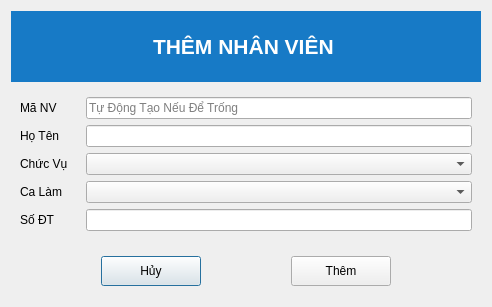
<?xml version="1.0" encoding="UTF-8"?>
<ui version="4.0">
 <class>Dialog</class>
 <widget class="QDialog" name="Dialog">
  <property name="geometry">
   <rect>
    <x>0</x>
    <y>0</y>
    <width>492</width>
    <height>307</height>
   </rect>
  </property>
  <property name="windowTitle">
   <string>Dialog</string>
  </property>
  <layout class="QVBoxLayout" name="verticalLayout">
   <item>
    <widget class="QWidget" name="widget" native="true">
     <property name="maximumSize">
      <size>
       <width>16777215</width>
       <height>80</height>
      </size>
     </property>
     <layout class="QGridLayout" name="gridLayout">
      <property name="leftMargin">
       <number>0</number>
      </property>
      <property name="topMargin">
       <number>0</number>
      </property>
      <property name="rightMargin">
       <number>0</number>
      </property>
      <property name="bottomMargin">
       <number>0</number>
      </property>
      <property name="spacing">
       <number>0</number>
      </property>
      <item row="0" column="0">
       <widget class="QWidget" name="widget_4" native="true">
        <property name="minimumSize">
         <size>
          <width>0</width>
          <height>60</height>
         </size>
        </property>
        <property name="maximumSize">
         <size>
          <width>16777215</width>
          <height>100</height>
         </size>
        </property>
        <property name="styleSheet">
         <string notr="true">QWidget {
    background-color: #177ac6;  /* Màu nền xanh */
}
</string>
        </property>
        <layout class="QHBoxLayout" name="horizontalLayout_3">
         <property name="spacing">
          <number>0</number>
         </property>
         <property name="leftMargin">
          <number>0</number>
         </property>
         <property name="topMargin">
          <number>0</number>
         </property>
         <property name="rightMargin">
          <number>0</number>
         </property>
         <property name="bottomMargin">
          <number>0</number>
         </property>
         <item>
          <spacer name="horizontalSpacer_6">
           <property name="orientation">
            <enum>Qt::Horizontal</enum>
           </property>
           <property name="sizeHint" stdset="0">
            <size>
             <width>90</width>
             <height>20</height>
            </size>
           </property>
          </spacer>
         </item>
         <item>
          <widget class="QLabel" name="label_2">
           <property name="font">
            <font>
             <family>Segoe UI</family>
             <pointsize>16</pointsize>
             <weight>75</weight>
             <bold>true</bold>
            </font>
           </property>
           <property name="styleSheet">
            <string notr="true">QLabel {
    color: white;  /* Màu chữ trắng */
}
</string>
           </property>
           <property name="text">
            <string>THÊM NHÂN VIÊN </string>
           </property>
          </widget>
         </item>
         <item>
          <spacer name="horizontalSpacer_7">
           <property name="orientation">
            <enum>Qt::Horizontal</enum>
           </property>
           <property name="sizeHint" stdset="0">
            <size>
             <width>91</width>
             <height>20</height>
            </size>
           </property>
          </spacer>
         </item>
        </layout>
       </widget>
      </item>
     </layout>
    </widget>
   </item>
   <item>
    <widget class="QWidget" name="widget_2" native="true">
     <layout class="QHBoxLayout" name="horizontalLayout">
      <property name="spacing">
       <number>0</number>
      </property>
      <property name="leftMargin">
       <number>0</number>
      </property>
      <property name="topMargin">
       <number>0</number>
      </property>
      <property name="rightMargin">
       <number>0</number>
      </property>
      <property name="bottomMargin">
       <number>0</number>
      </property>
      <item>
       <widget class="QWidget" name="widget_5" native="true">
        <layout class="QVBoxLayout" name="verticalLayout_2">
         <item>
          <widget class="QLabel" name="label_6">
           <property name="text">
            <string>Mã NV</string>
           </property>
          </widget>
         </item>
         <item>
          <widget class="QLabel" name="label_3">
           <property name="text">
            <string>Họ Tên</string>
           </property>
          </widget>
         </item>
         <item>
          <widget class="QLabel" name="label_4">
           <property name="text">
            <string>Chức Vụ</string>
           </property>
          </widget>
         </item>
         <item>
          <widget class="QLabel" name="label_5">
           <property name="text">
            <string>Ca Làm</string>
           </property>
          </widget>
         </item>
         <item>
          <widget class="QLabel" name="label_7">
           <property name="text">
            <string>Số ĐT</string>
           </property>
          </widget>
         </item>
        </layout>
       </widget>
      </item>
      <item>
       <widget class="QWidget" name="widget_6" native="true">
        <layout class="QVBoxLayout" name="verticalLayout_3">
         <item>
          <widget class="QLineEdit" name="manv_input">
           <property name="placeholderText">
            <string>Tự Động Tạo Nếu Để Trống</string>
           </property>
          </widget>
         </item>
         <item>
          <widget class="QLineEdit" name="namenv_input"/>
         </item>
         <item>
          <widget class="QComboBox" name="role_combobox"/>
         </item>
         <item>
          <widget class="QComboBox" name="shift_combobox"/>
         </item>
         <item>
          <widget class="QLineEdit" name="sdtnv_input"/>
         </item>
        </layout>
       </widget>
      </item>
     </layout>
    </widget>
   </item>
   <item>
    <widget class="QWidget" name="widget_3" native="true">
     <property name="maximumSize">
      <size>
       <width>16777215</width>
       <height>50</height>
      </size>
     </property>
     <layout class="QHBoxLayout" name="horizontalLayout_4">
      <property name="spacing">
       <number>0</number>
      </property>
      <property name="leftMargin">
       <number>0</number>
      </property>
      <property name="topMargin">
       <number>0</number>
      </property>
      <property name="rightMargin">
       <number>0</number>
      </property>
      <property name="bottomMargin">
       <number>0</number>
      </property>
      <item>
       <spacer name="horizontalSpacer">
        <property name="orientation">
         <enum>Qt::Horizontal</enum>
        </property>
        <property name="sizeHint" stdset="0">
         <size>
          <width>40</width>
          <height>20</height>
         </size>
        </property>
       </spacer>
      </item>
      <item>
       <widget class="QPushButton" name="cancelnv_button">
        <property name="minimumSize">
         <size>
          <width>100</width>
          <height>30</height>
         </size>
        </property>
        <property name="text">
         <string>Hủy</string>
        </property>
       </widget>
      </item>
      <item>
       <spacer name="horizontalSpacer_2">
        <property name="orientation">
         <enum>Qt::Horizontal</enum>
        </property>
        <property name="sizeHint" stdset="0">
         <size>
          <width>40</width>
          <height>20</height>
         </size>
        </property>
       </spacer>
      </item>
      <item>
       <widget class="QPushButton" name="addnv_agreebutton">
        <property name="minimumSize">
         <size>
          <width>100</width>
          <height>30</height>
         </size>
        </property>
        <property name="text">
         <string>Thêm</string>
        </property>
       </widget>
      </item>
      <item>
       <spacer name="horizontalSpacer_3">
        <property name="orientation">
         <enum>Qt::Horizontal</enum>
        </property>
        <property name="sizeHint" stdset="0">
         <size>
          <width>40</width>
          <height>20</height>
         </size>
        </property>
       </spacer>
      </item>
     </layout>
    </widget>
   </item>
  </layout>
 </widget>
 <resources/>
 <connections/>
</ui>
